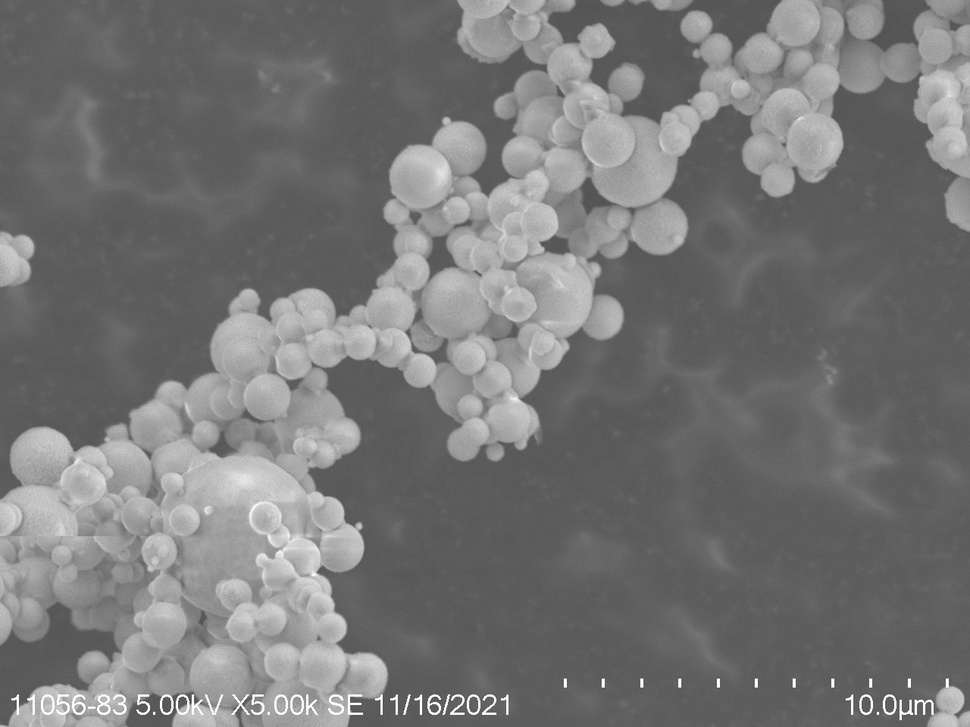
#> input picture 11056-83_5.jpg, 970 x 727 px, shrunk from 1280 x 960 before the run
$ python main.py
#> lines starting #> are read from the running program, lines starting #| are printed output that depends on the picture
# This is a sample Python script.

# Press Shift+F10 to execute it or replace it with your code.
# Press Double Shift to search everywhere for classes, files, tool windows, actions, and settings.
import numpy as np
import cv2 as cv
import matplotlib.pyplot as plt
from matplotlib.widgets import Slider
import tkinter as tk
from tkinter import ttk
import matplotlib.image as mpimg
import bleifer_tkinter_classes


"""
root = tk.Tk()
label1 = ttk.Label(root, text='ttk window')
label1.pack()

scale1 = tk.Scale(root, label = 'param 1', from_=0, to_=10, orient='horizontal')
scale1.pack()

scale2 = tk.Scale(root, label = 'param 1', from_=0, to_=20, orient='horizontal')
scale2.pack()

param1Scale = tk.Scale(root, label= 'param 1', from_=0, to_=100, orient='horizontal')
param1Scale.pack()

param2Scale = tk.Scale(root, label= 'param 2', from_=0, to_=100, orient='horizontal')
param2Scale.pack()

minRadiusScale = tk.Scale(root, label= 'Min Radius (nm)', from_=0, to_=1000, orient='horizontal')
minRadiusScale.pack()

maxRadiusScale = tk.Scale(root, label= 'Max Radius (nm)', from_=0, to_=10000, orient='horizontal')
maxRadiusScale.pack()

root.mainloop()
"""

img = cv.imread('11056-83_5.jpg', 0)
#> img is the input picture: shape (727, 970); min 55, max 255, mean 118.3
img = cv.medianBlur(img, 5)
cimg = cv.cvtColor(img, cv.COLOR_GRAY2BGR)
circles = cv.HoughCircles(img, cv.HOUGH_GRADIENT, .8, 30,
                          param1=50, param2=30, minRadius=0, maxRadius=100)
#> circles = 96 rows, first 8: [235.5, 538.5, 84], [284.5, 653.5, 66.3], [96.5, 617.5, 89.5], [41.5, 457.5, 31.4], [145.5, 616.5, 97.2], [545.5, 296.5, 46.1], [246.5, 572.5, 67.5], [97.5, 580.5, 84]
#circles = cv.HoughCircles
# print(circles)
radii = []
for circle in circles:
    for val in circle:
        radii.append(val[2] * 20)
#> this loop made 1 pass
#> after the loop, radii = 96 values, max 1944 at index 4, min 192 at index 95, mean 587.7
        # print(val[2])
circles = np.uint16(np.around(circles))
#> circles = 96 rows, first 8: [236, 538, 84], [284, 654, 66], [96, 618, 90], [42, 458, 31], [146, 616, 97], [546, 296, 46], [246, 572, 68], [98, 580, 84]
# print(circles)
# radii=circles
# print(circles[0,0,0])
for i in circles[0, :]:
    # draw the outer circle
    cv.circle(cimg, (i[0], i[1]), i[2], (0, 255, 0), 2)
    # draw the center of the circle
    cv.circle(cimg, (i[0], i[1]), 2, (0, 0, 255), 3)
#> this loop made 96 passes
#> i on passes 1 to 12: [236, 538, 84], [284, 654, 66], [96, 618, 90], [42, 458, 31], [146, 616, 97], [546, 296, 46], [246, 572, 68], [98, 580, 84], [456, 304, 36], [420, 176, 32], [630, 162, 47], [458, 148, 27]
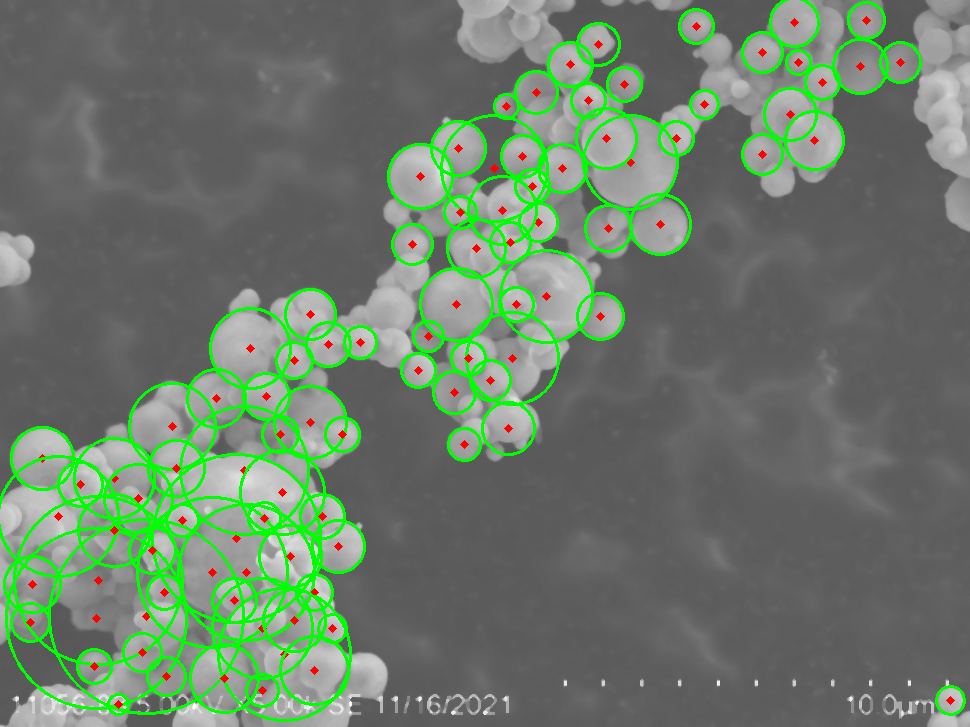
#> cimg: shape (727, 970, 3); mean B, G, R 106.6, 123.9, 108
# cv.imshow('detected circles',cimg)
#img = mpimg.imread(cimg)
# print(img)
fig, ax = plt.subplots()
imgplot = plt.imshow(cimg)

"""
img = ax.imshow(cimg)
axcolor = 'yellow'
ax_slider = plt.axes()
slider = Slider(ax_slider, 'Slide->', valmin=0, valmax=30, valinit=2)
"""

def update(val):
    ax.imshow(cimg)


#fig.canvas.draw_idle()
#slider.on_changed(update)
plt.show()
# cv.waitKey(0)
# cv.destroyAllWindows()

plt.hist(radii, density=True, bins=30)  # density=False would make counts
plt.ylabel('count')
plt.xlabel('Radius(nm)')
plt.show()
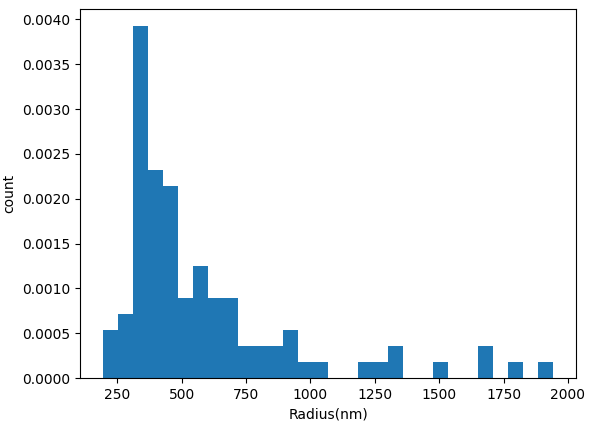
#> figure drawn by matplotlib, 1 panel; tallest bar 0.00392 high, from x = 308.8 to 367.2


def print_hi(name):
    # Use a breakpoint in the code line below to debug your script.
    print(f'Hi, {name}')  # Press Ctrl+F8 to toggle the breakpoint.


# Press the green button in the gutter to run the script.
if __name__ == '__main__':
    print_hi('PyCharm')

# See PyCharm help at https://www.jetbrains.com/help/pycharm/

$ run again, with 11056-83_1.jpg copied over 11056-83_5.jpg
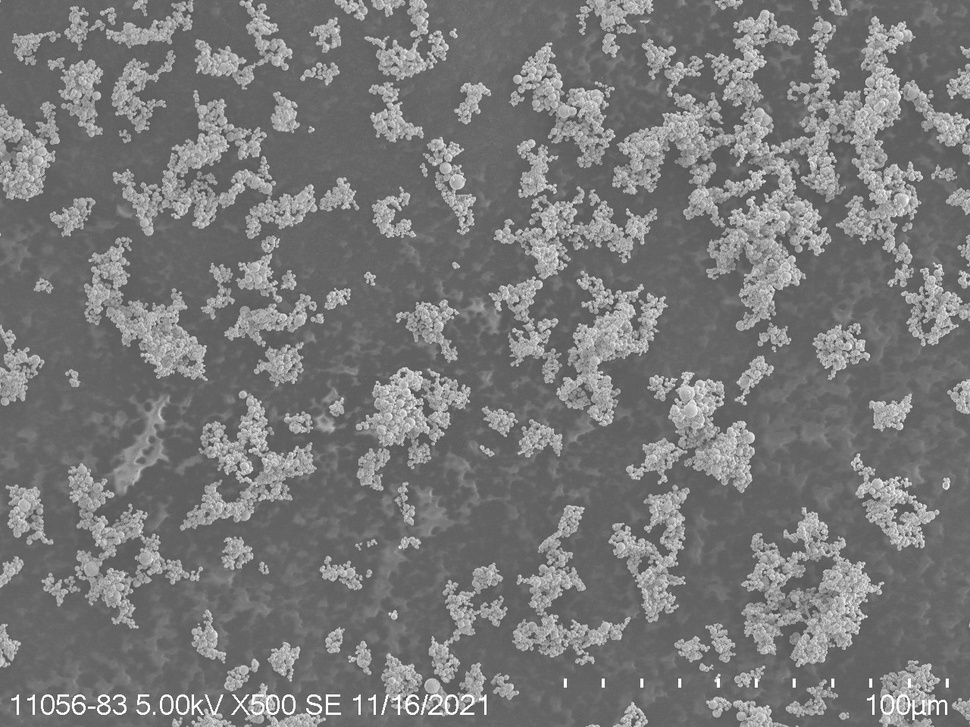
#> input picture 11056-83_1.jpg, 970 x 727 px, shrunk from 1280 x 960 before the run
#> img is the input picture: shape (727, 970); min 62, max 255, mean 120.4
#> `circles = cv.HoughCircles(img, cv.HOUGH_GRADIENT, .8, 30, param1=50, p..`: circles = 328 rows, first 8: [700.5, 225.5, 99.4], [644.5, 203.5, 99.4], [652.5, 232.5, 99.4], [825.5, 253.5, 99.4], [491.5, 193.5, 99.4], [784.5, 136.5, 78.5], [776.5, 526.5, 99.4], [208.5, 404.5, 99.4]
#> the loop `for circle in circles:` made 1 pass
#> after the loop `for circle in circles:`: radii = 328 values, max 1988 at index 0, min 192 at index 327, mean 1072.5
#> `circles = np.uint16(np.around(circles))`: circles = 328 rows, first 8: [700, 226, 99], [644, 204, 99], [652, 232, 99], [826, 254, 99], [492, 194, 99], [784, 136, 78], [776, 526, 99], [208, 404, 99]
#> the loop `for i in circles[0, :]:` made 328 passes
#> after the loop `for i in circles[0, :]:`:
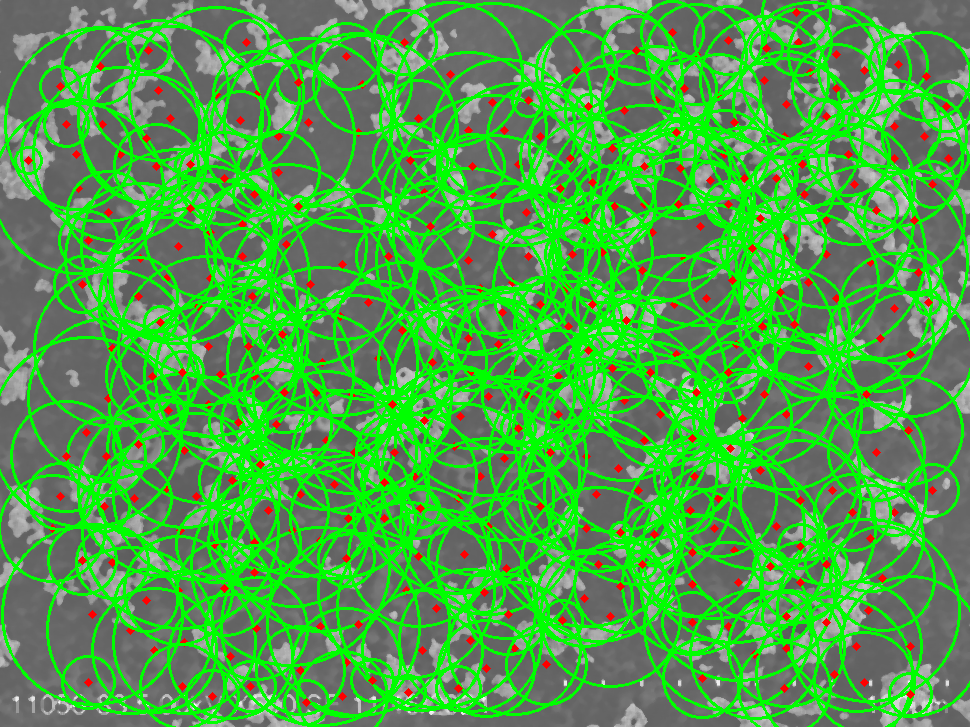
#> cimg: shape (727, 970, 3); mean B, G, R 73.1, 163, 77.5
#> `plt.show()`:
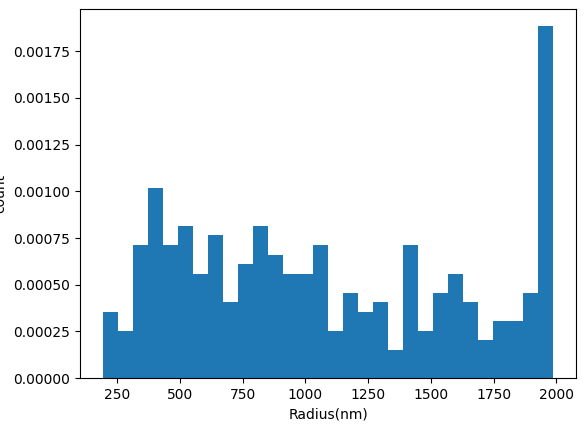
#> figure drawn by matplotlib, 1 panel; tallest bar 0.00188 high, from x = 1928.1 to 1988

$ run again, with 11056-83_4.jpg copied over 11056-83_5.jpg
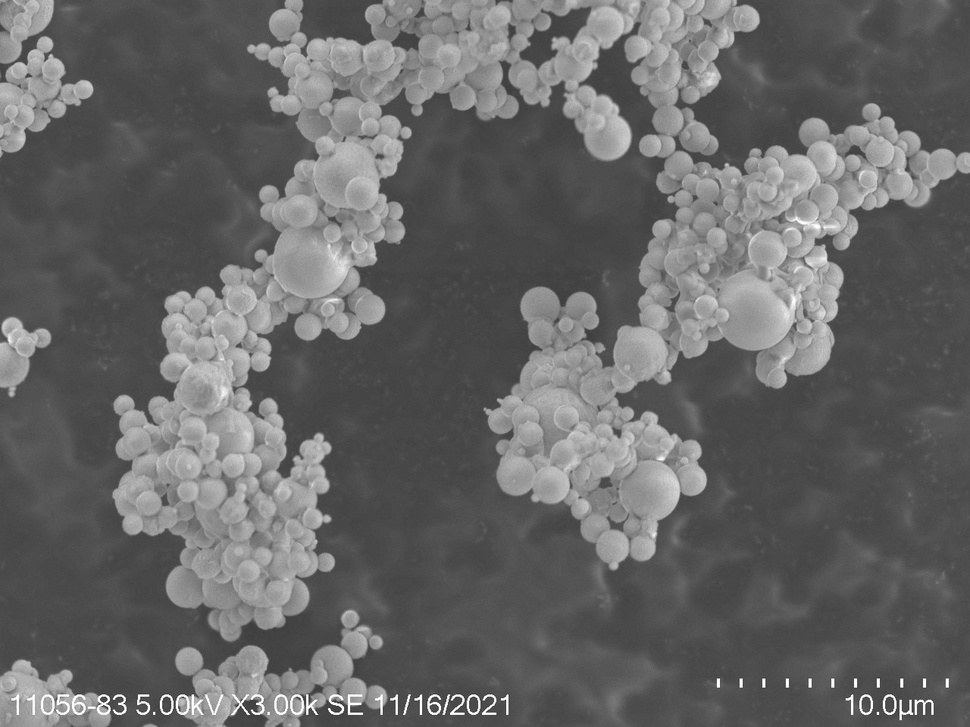
#> input picture 11056-83_4.jpg, 970 x 727 px, shrunk from 1280 x 960 before the run
#> img is the input picture: shape (727, 970); min 33, max 255, mean 102.8
#> `circles = cv.HoughCircles(img, cv.HOUGH_GRADIENT, .8, 30, param1=50, p..`: circles = 139 rows, first 8: [754.5, 257.5, 90.6], [734.5, 294.5, 84], [736.5, 115.5, 90.6], [644.5, 347.5, 79.6], [738.5, 333.5, 69.6], [766.5, 290.5, 63.1], [624.5, 481.5, 56.1], [286.5, 387.5, 93.9]
#> the loop `for circle in circles:` made 1 pass
#> after the loop `for circle in circles:`: radii = 139 values, max 1878 at index 7, min 164 at index 100, mean 691.7
#> `circles = np.uint16(np.around(circles))`: circles = 139 rows, first 8: [754, 258, 91], [734, 294, 84], [736, 116, 91], [644, 348, 80], [738, 334, 70], [766, 290, 63], [624, 482, 56], [286, 388, 94]
#> the loop `for i in circles[0, :]:` made 139 passes
#> after the loop `for i in circles[0, :]:`:
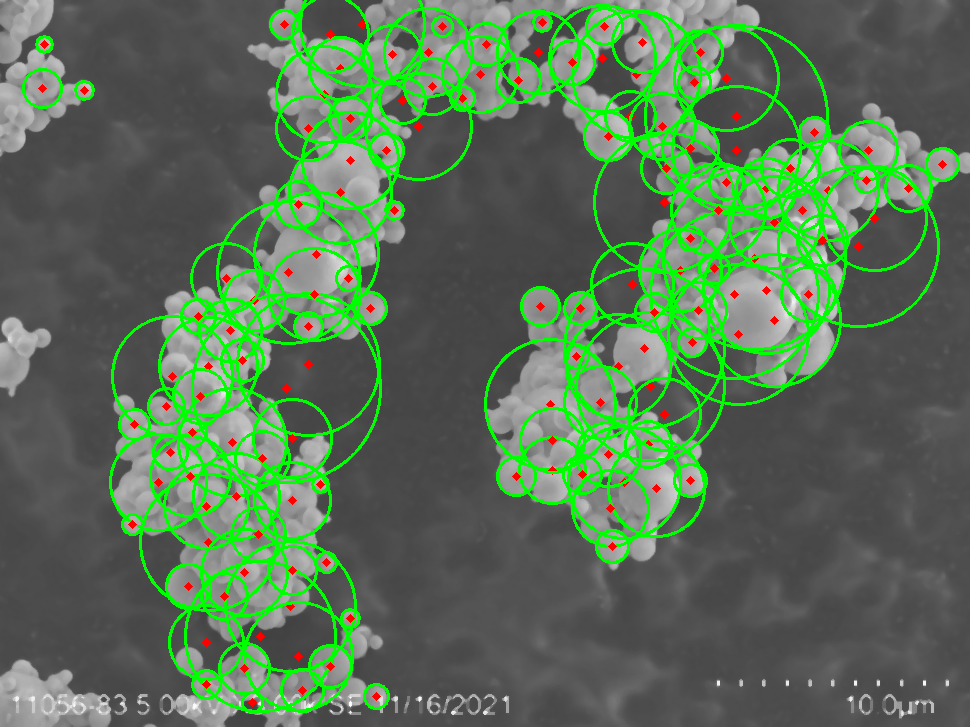
#> cimg: shape (727, 970, 3); mean B, G, R 86.7, 114.7, 88.7
#> `plt.show()`:
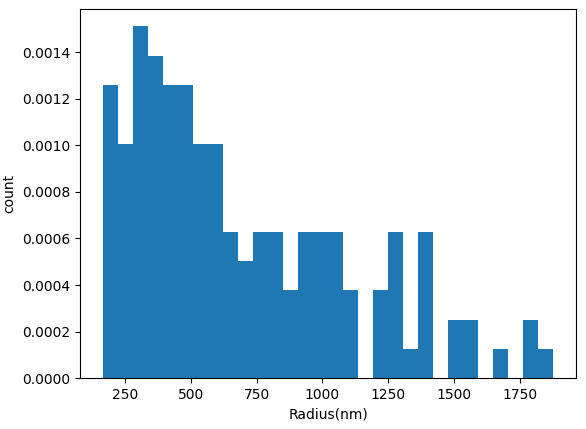
#> figure drawn by matplotlib, 1 panel; tallest bar 0.00151 high, from x = 278.3 to 335.4

$ run again, with 11056-83_7.jpg copied over 11056-83_5.jpg
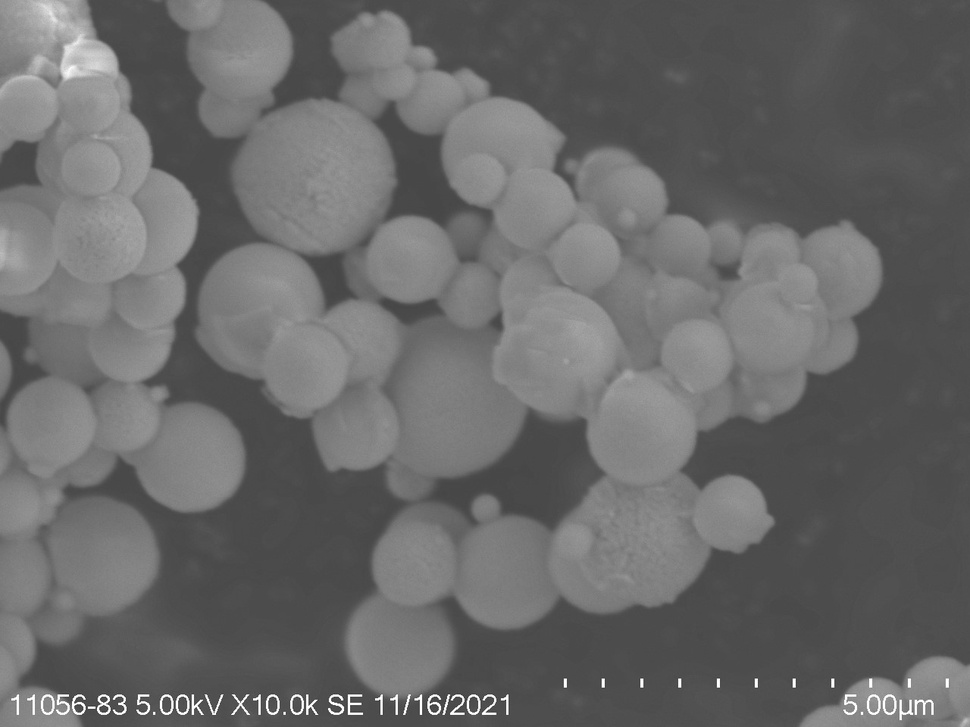
#> input picture 11056-83_7.jpg, 970 x 727 px, shrunk from 1280 x 960 before the run
#> img is the input picture: shape (727, 970); min 32, max 255, mean 105.1
#> `circles = cv.HoughCircles(img, cv.HOUGH_GRADIENT, .8, 30, param1=50, p..`: circles = 15 rows, first 8: [313.5, 176.5, 78.8], [189.5, 456.5, 54.9], [400.5, 644.5, 53.2], [260.5, 304.5, 62.4], [50.5, 422.5, 44.7], [499.5, 153.5, 56.1], [96.5, 557.5, 61.7], [411.5, 259.5, 44.1]
#> the loop `for circle in circles:` made 1 pass
#> after the loop `for circle in circles:`: radii = [1576, 1098, 1064, 1248, 894, 1122, 1234, 882, 1166, 1044, 1008, 614, 294, 544, 188]
#> `circles = np.uint16(np.around(circles))`: circles = 15 rows, first 8: [314, 176, 79], [190, 456, 55], [400, 644, 53], [260, 304, 62], [50, 422, 45], [500, 154, 56], [96, 558, 62], [412, 260, 44]
#> the loop `for i in circles[0, :]:` made 15 passes
#> after the loop `for i in circles[0, :]:`:
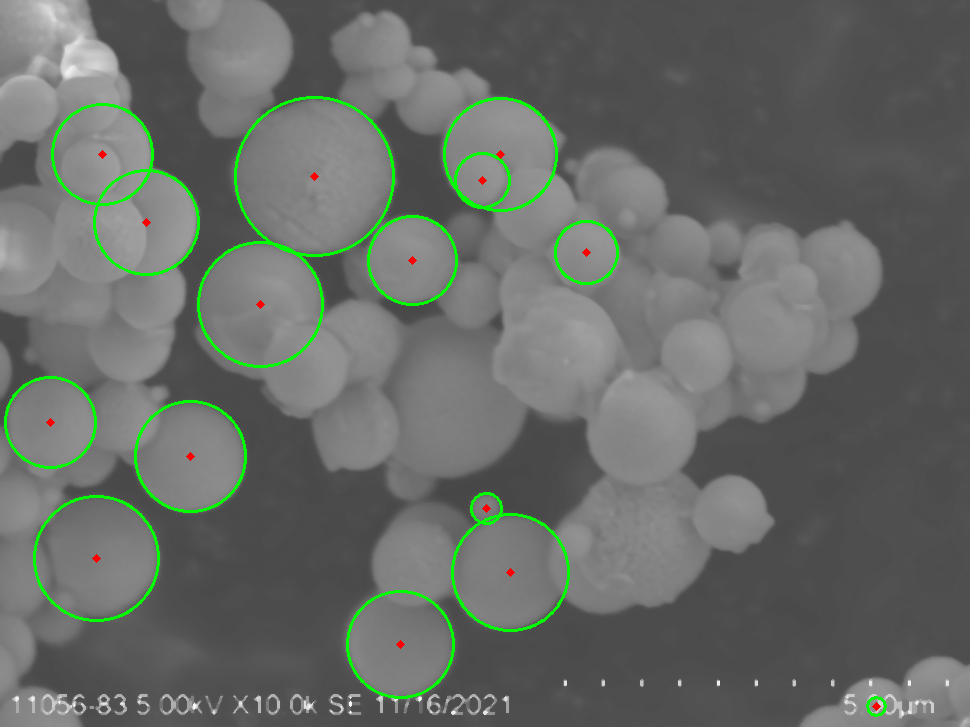
#> cimg: shape (727, 970, 3); mean B, G, R 102.6, 107.3, 102.8
#> `plt.show()`:
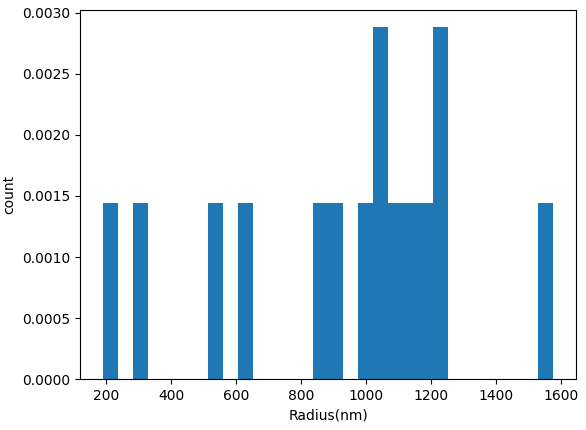
#> figure drawn by matplotlib, 1 panel; tallest bar 0.00288 high, from x = 1020.8 to 1067.1
